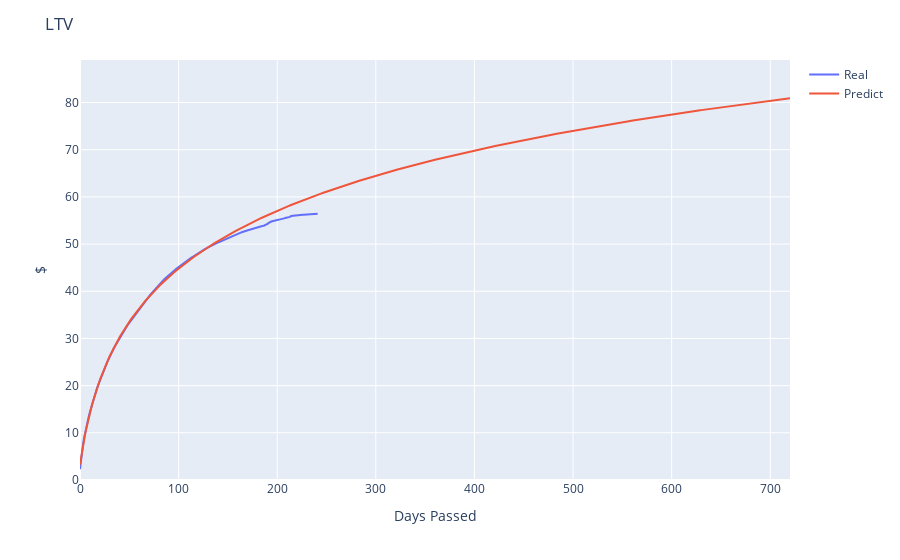

Notebook code for this chart:
### Code cell
df = pd.read_csv("test_transformed.csv", sep=',', encoding='cp1251',
                 usecols=['REG_DATE_TS',
                                                           'USER_ID',
                                                           'COUNTRY',
                                                           'SOURCE',
                                                           'PAY_AMOUNT', 
                                                           'PAY_DATE_TS']
                )

for column in ['REG_DATE_TS', 'PAY_AMOUNT', 'PAY_DATE_TS']:
    df[column] = df[column].astype(float)
    
# %%time
def func(x, a, b, c):
    return 50*np.tanh(a)*np.log(x + 100000*np.tanh(b)) + 50*np.tanh(c)
#     return 50*np.tanh(a)*np.log(x + 500*np.tanh(b)) + 100*np.tanh(c)
#     return a*np.log(x + 100*np.tanh(b)) + c
#     return a*np.exp(-0.001*np.tanh(b)/x) + c
users = df[['REG_DATE_TS', 'USER_ID', 'COUNTRY', 'SOURCE']].drop_duplicates()
pays = df[['USER_ID', 'PAY_AMOUNT', 'PAY_DATE_TS']]
stats, real, predict, sigma = plot_ltv(users, pays)

# real_new = real.copy()
# predict_new = predict[:len(real)]
# m_max = max(max(predict_new), max(real_new))

# real_new = [x / m_max for x in real_new]
# predict_new = [x / m_max for x in predict_new]

# min_sigma = min(sigma)
# new_sigma = [x/min_sigma for x in sigma]
# error = []
# for i in range(len(new_sigma)):
# #     print(i, abs(predict_new[i] - real_new[i]) * (1/(new_sigma[i] + i)**2))
#     error.append(abs(predict_new[i] - real_new[i]) * (1/(new_sigma[i] + i)**2))
# print(sum(error))

# for i in range(len(real_new)):
#     print(real[i], predict[i], error[i])

### Figure 1 — Plotly figure (JSON) as saved in the notebook; plotly's stock layout.template omitted (floating-point values rounded to 4 significant figures; data arrays with more than 128 entries replaced by an {"elided": "..."} marker saying what was removed)
{"data": [{"mode": "lines", "name": "Real", "type": "scatter", "x": {"elided": "721 int values"}, "y": {"elided": "242 float values"}}, {"mode": "lines", "name": "Predict", "type": "scatter", "x": {"elided": "721 int values"}, "y": {"elided": "721 float values"}}], "layout": {"hovermode": "x", "legend": {"tracegroupgap": 0}, "margin": {"t": 60}, "title": {"text": "LTV"}, "xaxis": {"anchor": "y", "domain": [0, 1], "title": {"text": "Days Passed"}}, "yaxis": {"anchor": "x", "domain": [0, 1], "range": [0, 89.01], "title": {"text": "$"}}}}
